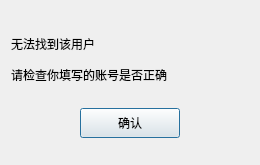
<?xml version="1.0" encoding="UTF-8"?>
<ui version="4.0">
 <class>FindFailDlg</class>
 <widget class="QDialog" name="FindFailDlg">
  <property name="geometry">
   <rect>
    <x>0</x>
    <y>0</y>
    <width>260</width>
    <height>165</height>
   </rect>
  </property>
  <property name="windowTitle">
   <string>Dialog</string>
  </property>
  <layout class="QVBoxLayout" name="verticalLayout">
   <item>
    <spacer name="verticalSpacer">
     <property name="orientation">
      <enum>Qt::Vertical</enum>
     </property>
     <property name="sizeType">
      <enum>QSizePolicy::Fixed</enum>
     </property>
     <property name="sizeHint" stdset="0">
      <size>
       <width>20</width>
       <height>20</height>
      </size>
     </property>
    </spacer>
   </item>
   <item>
    <widget class="QLabel" name="fail_tip">
     <property name="minimumSize">
      <size>
       <width>0</width>
       <height>25</height>
      </size>
     </property>
     <property name="maximumSize">
      <size>
       <width>16777215</width>
       <height>25</height>
      </size>
     </property>
     <property name="text">
      <string>无法找到该用户</string>
     </property>
    </widget>
   </item>
   <item>
    <widget class="QLabel" name="fail_tip2">
     <property name="minimumSize">
      <size>
       <width>0</width>
       <height>25</height>
      </size>
     </property>
     <property name="maximumSize">
      <size>
       <width>16777215</width>
       <height>25</height>
      </size>
     </property>
     <property name="text">
      <string>请检查你填写的账号是否正确</string>
     </property>
    </widget>
   </item>
   <item>
    <widget class="QWidget" name="widget" native="true">
     <layout class="QHBoxLayout" name="horizontalLayout">
      <item>
       <widget class="ClickedBtn" name="pushButton">
        <property name="minimumSize">
         <size>
          <width>100</width>
          <height>30</height>
         </size>
        </property>
        <property name="maximumSize">
         <size>
          <width>100</width>
          <height>30</height>
         </size>
        </property>
        <property name="text">
         <string>确认</string>
        </property>
       </widget>
      </item>
     </layout>
    </widget>
   </item>
  </layout>
 </widget>
 <customwidgets>
  <customwidget>
   <class>ClickedBtn</class>
   <extends>QPushButton</extends>
   <header location="global">clickedbtn.h</header>
  </customwidget>
 </customwidgets>
 <resources/>
 <connections/>
</ui>
